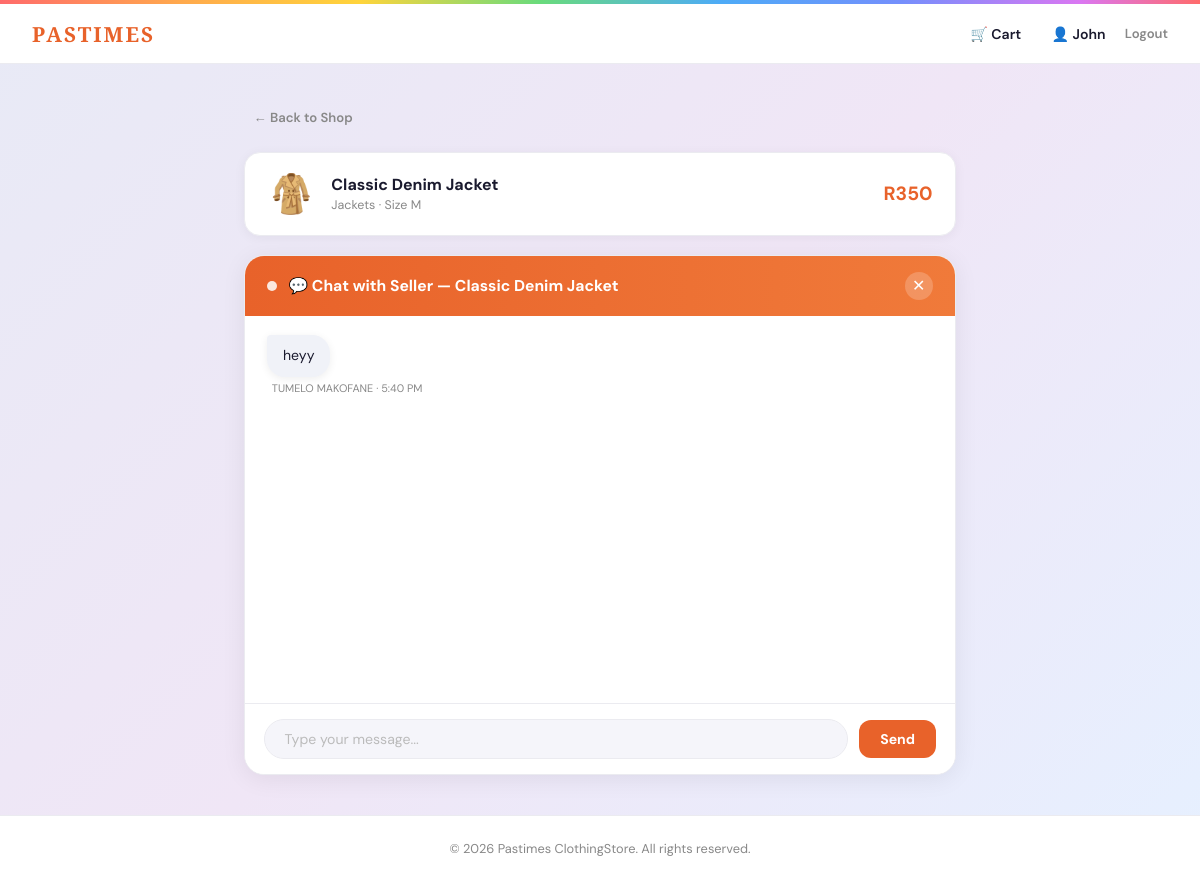
The app's page /messages.php?item_id=1 (signed in) with its own data.
### tables this page shows
CREATE TABLE `tblclothes` (
  `ClothesID` int(11) NOT NULL,
  `ItemName` varchar(150) NOT NULL,
  `Description` text DEFAULT NULL,
  `Category` varchar(80) NOT NULL,
  `Size` varchar(20) NOT NULL,
  `SellPrice` decimal(10,2) NOT NULL,
  `StockQty` int(11) DEFAULT 0,
  `ImageFile` varchar(200) DEFAULT NULL,
  `AdminID` int(11) DEFAULT NULL,
  `CreatedAt` datetime DEFAULT current_timestamp()
);

CREATE TABLE `tblmessages` (
  `MessageID` int(11) NOT NULL,
  `ClothesID` int(11) NOT NULL,
  `SenderID` int(11) NOT NULL,
  `SenderName` varchar(120) NOT NULL,
  `Message` text NOT NULL,
  `SentAt` datetime NOT NULL DEFAULT current_timestamp(),
  `IsRead` tinyint(1) NOT NULL DEFAULT 0
);

### Messages.php (the view, shortened to what this page needs)
<?php
$conn = getDBConnection();
$itemId    = (int)($_GET['item_id'] ?? 0);
$userId    = (int)$_SESSION['user_id'];
$userName  = $_SESSION['user_name'] ?? 'You';
$conn->query("CREATE TABLE IF NOT EXISTS tblMessages (
    MessageID   INT AUTO_INCREMENT PRIMARY KEY,
    ClothesID   INT          NOT NULL,
    SenderID    INT          NOT NULL,
    SenderName  VARCHAR(120) NOT NULL,
    Message     TEXT         NOT NULL,
    SentAt      DATETIME     NOT NULL DEFAULT CURRENT_TIMESTAMP,
    IsRead      TINYINT(1)   NOT NULL DEFAULT 0,
    INDEX idx_clothes (ClothesID),
    INDEX idx_sender  (SenderID)
) ENGINE=InnoDB DEFAULT CHARSET=utf8mb4");
$item = null;
if ($itemId > 0) {
    $stmt = $conn->prepare(
        "SELECT ClothesID, ItemName, Category, Size, SellPrice, ImageFile FROM tblClothes WHERE ClothesID = ?"
    );
    $stmt->bind_param('i', $itemId);
    $stmt->execute();
    $item = $stmt->get_result()->fetch_assoc();
}
$stmt = $conn->prepare(
    "SELECT MessageID, SenderID, SenderName, Message,
            DATE_FORMAT(SentAt,'%l:%i %p') AS SentAt
     FROM tblMessages
     WHERE ClothesID = ?
     ORDER BY SentAt ASC"
);
$stmt->bind_param('i', $itemId);
$stmt->execute();
$messages = $stmt->get_result()->fetch_all(MYSQLI_ASSOC);
$lastId    = !empty($messages) ? (int)end($messages)['MessageID'] : 0;
$categoryEmoji = [
    'Jackets' => '🧥','Dresses' => '👗','Pants' => '👖',
    'Tops'    => '👕','Shoes'   => '👟','Accessories' => '👜',
];
$emoji = $categoryEmoji[$item['Category']] ?? '👕';
?>
<!DOCTYPE html>
<html lang="en">
<head>
</head>
<body>
<nav>
    <a class="nav-brand" href="index.php">Pastimes</a>
    <div class="nav-right">
        <a href="cart.php" class="cart-btn">
            🛒 Cart
        </a>
        <span class="nav-user">👤 <?= htmlspecialchars(explode(' ',$userName)[0]) ?></span>
        <a href="logout.php" style="font-size:.82rem;color:var(--muted);text-decoration:none;font-weight:600;">Logout</a>
    </div>
</nav>
<div class="page">
    <a class="back-link" href="clothes.php">← Back to Shop</a>
    <br><br>
    <div class="item-strip">
        <span class="emoji"><?= $emoji ?></span>
        <div class="info">
            <div class="name"><?= htmlspecialchars($item['ItemName']) ?></div>
            <div class="meta"><?= htmlspecialchars($item['Category']) ?> · Size <?= htmlspecialchars($item['Size']) ?></div>
        </div>
        <div class="price">R<?= number_format((float)$item['SellPrice'], 0) ?></div>
    </div>
    <div class="chat-window">
        <div class="chat-header">
            <span class="dot"></span>
            <span class="title">💬 Chat with Seller — <?= htmlspecialchars($item['ItemName']) ?></span>
            <a href="clothes.php" class="close-btn" title="Close">✕</a>
        </div>
        <div class="chat-messages" id="chatMessages">
            <?php if (empty($messages)): ?>
                <div class="chat-empty" id="emptyState">
                    <span class="icon">💬</span>
                    <span>No messages yet — say hello!</span>
                </div>
            <?php else: ?>
                <?php foreach ($messages as $m):
                    $isSelf = ((int)$m['SenderID'] === $userId);
                ?>
                <div class="msg-row <?= $isSelf ? 'sent' : 'received' ?>">
                    <div class="bubble"><?= htmlspecialchars($m['Message']) ?></div>
                    <div class="msg-meta">
                        <?= $isSelf ? 'You' : htmlspecialchars($m['SenderName']) ?>
                        · <?= htmlspecialchars($m['SentAt']) ?>
                    </div>
                </div>
                <?php endforeach; ?>
            <?php endif; ?>
        </div>
        <div class="chat-input-bar">
            <input
                type="text"
                class="chat-input"
                id="msgInput"
                placeholder="Type your message..."
                autocomplete="off"
                maxlength="1000"
            >
            <button class="btn-send" id="sendBtn" onclick="sendMessage()">Send</button>
        </div>
    </div>
</div>
<footer>
    <p>&copy; <?= date('Y') ?> Pastimes ClothingStore. All rights reserved.</p>
</footer>
</body>
</html>

### Messages.php (style rules this page uses)
*, *::before, *::after { box-sizing: border-box; margin: 0; padding: 0; }
:root { --orange: #E8622A; --orange-dark: #c94e1e; --orange-lite: #fff0ea; --text: #1a1a2e; --muted: #888; --border: #ebebf0; --white: #ffffff; --bg: #f0f2f8; }
body { font-family: 'DM Sans', sans-serif; background: linear-gradient(135deg, #e8eaf6 0%, #f0e6f6 50%, #e6f0ff 100%); min-height: 100vh; color: var(--text); }
nav { background: var(--white); border-bottom: 1px solid var(--border); padding: 0 2rem; height: 60px; display: flex; align-items: center; gap: 1.2rem; }
.nav-brand { font-family: 'Playfair Display', serif; font-size: 1.3rem; font-weight: 900; color: var(--orange); letter-spacing: 2px; text-transform: uppercase; text-decoration: none; }
.nav-right { margin-left: auto; display: flex; align-items: center; gap: 1.2rem; font-size: .88rem; }
.cart-btn { display: flex; align-items: center; gap: .4rem; font-weight: 600; color: var(--text); text-decoration: none; padding: .38rem .7rem; border-radius: 8px; transition: background .2s; }
.nav-user { font-weight: 600; color: var(--text); }
.page { max-width: 760px; margin: 2.5rem auto; padding: 0 1.5rem; animation: fadeUp .4s cubic-bezier(.22,.68,0,1.2) both; }
.item-strip { background: var(--white); border-radius: 16px; border: 1px solid var(--border); padding: 1rem 1.4rem; display: flex; align-items: center; gap: 1rem; margin-bottom: 1.2rem; box-shadow: 0 2px 12px rgba(0,0,0,.05); }
.item-strip .emoji { font-size: 2.4rem; }
.item-strip .info { flex: 1; }
.item-strip .name { font-weight: 700; font-size: 1rem; }
.item-strip .meta { font-size: .78rem; color: var(--muted); margin-top: .1rem; }
.item-strip .price { font-weight: 700; color: var(--orange); font-size: 1.2rem; white-space: nowrap; }
.back-link { display: inline-flex; align-items: center; gap: .35rem; font-size: .82rem; font-weight: 600; color: var(--muted); text-decoration: none; padding: .3rem .6rem; border-radius: 8px; transition: background .15s, color .15s; }
.chat-window { background: var(--white); border-radius: 20px; border: 1px solid var(--border); box-shadow: 0 4px 24px rgba(0,0,0,.07); overflow: hidden; display: flex; flex-direction: column; height: 520px; }
.chat-header { background: linear-gradient(90deg, var(--orange) 0%, #f07a3a 100%); color: #fff; padding: 1rem 1.4rem; display: flex; align-items: center; gap: .7rem; flex-shrink: 0; }
.chat-header .dot { width: 10px; height: 10px; background: #fff; border-radius: 50%; opacity: .85; animation: pulse 2s infinite; }
.chat-header .title { font-weight: 700; font-size: .98rem; flex: 1; }
.chat-header .close-btn { background: rgba(255,255,255,.2); border: none; color: #fff; width: 28px; height: 28px; border-radius: 50%; font-size: 1rem; cursor: pointer; display: flex; align-items: center; justify-content: center; text-decoration: none; transition: background .2s; }
.chat-messages { flex: 1; overflow-y: auto; padding: 1.2rem 1.4rem; display: flex; flex-direction: column; gap: .6rem; scroll-behavior: smooth; }
.msg-row { display: flex; flex-direction: column; max-width: 72%; animation: msgIn .25s cubic-bezier(.22,.68,0,1.2) both; }
.msg-row.received { align-self: flex-start; align-items: flex-start; }
.msg-row.received .bubble { background: #f0f2f8; color: var(--text); border-radius: 4px 18px 18px 18px; }
.bubble { padding: .65rem 1rem; font-size: .88rem; line-height: 1.5; word-break: break-word; box-shadow: 0 2px 8px rgba(0,0,0,.07); }
.msg-meta { font-size: .68rem; color: var(--muted); margin-top: .25rem; padding: 0 .3rem; }
.chat-input-bar { border-top: 1px solid var(--border); padding: .9rem 1.2rem; display: flex; gap: .7rem; align-items: center; flex-shrink: 0; background: var(--white); }
.chat-input { flex: 1; background: #f5f5fa; border: 1.5px solid var(--border); border-radius: 999px; padding: .65rem 1.2rem; font-size: .88rem; font-family: 'DM Sans', sans-serif; color: var(--text); outline: none; transition: border-color .2s, box-shadow .2s; resize: none; }
.chat-input::placeholder { color: #bbb; }
.btn-send { background: var(--orange); color: #fff; border: none; border-radius: 12px; padding: .65rem 1.3rem; font-size: .88rem; font-weight: 700; font-family: 'DM Sans', sans-serif; cursor: pointer; transition: background .2s, transform .1s; white-space: nowrap; }
footer { text-align: center; padding: 1.5rem; font-size: .8rem; color: var(--muted); border-top: 1px solid var(--border); background: #fff; margin-top: 2rem; }

### records on screen
tblclothes: Category "🧥", ItemName "Classic Denim Jacket", Category "Jackets", Size "M", SellPrice "350"
tblmessages: Message "heyy", SenderName "TUMELO MAKOFANE", SentAt "5:40 PM"

### other values on screen
explode(' ',$userName)[0] "John"
